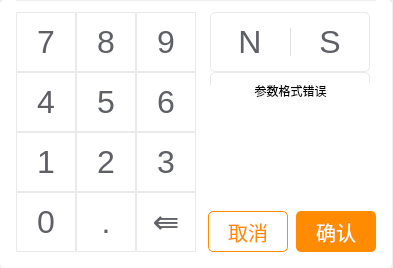
<?xml version="1.0" encoding="UTF-8"?>
<ui version="4.0">
 <class>QJWKeyboard</class>
 <widget class="QWidget" name="QJWKeyboard">
  <property name="geometry">
   <rect>
    <x>0</x>
    <y>0</y>
    <width>393</width>
    <height>268</height>
   </rect>
  </property>
  <property name="windowTitle">
   <string>QJWKeyboard</string>
  </property>
  <widget class="QFrame" name="frame">
   <property name="geometry">
    <rect>
     <x>0</x>
     <y>0</y>
     <width>392</width>
     <height>268</height>
    </rect>
   </property>
   <property name="styleSheet">
    <string notr="true">background: #FFFFFF;
border-radius: 5px;</string>
   </property>
   <property name="frameShape">
    <enum>QFrame::StyledPanel</enum>
   </property>
   <property name="frameShadow">
    <enum>QFrame::Raised</enum>
   </property>
   <widget class="QPushButton" name="pushButton_cancel">
    <property name="geometry">
     <rect>
      <x>208</x>
      <y>211</y>
      <width>80</width>
      <height>41</height>
     </rect>
    </property>
    <property name="styleSheet">
     <string notr="true">border: 1px solid #FF8C00;
border-radius: 4.54px;
color:#FF8C00;
font-familay :&quot;微软雅黑&quot;;
font-size: 20px</string>
    </property>
    <property name="text">
     <string>取消</string>
    </property>
   </widget>
   <widget class="QPushButton" name="pushButton_confirm">
    <property name="geometry">
     <rect>
      <x>296</x>
      <y>211</y>
      <width>80</width>
      <height>41</height>
     </rect>
    </property>
    <property name="styleSheet">
     <string notr="true">background: #FF8C00;
border-radius: 4.54px;
color: #FFFFFF;
font-familay :&quot;微软雅黑&quot;;
font-size: 20px</string>
    </property>
    <property name="text">
     <string>确认</string>
    </property>
   </widget>
   <widget class="QFrame" name="frame_2">
    <property name="geometry">
     <rect>
      <x>210</x>
      <y>12</y>
      <width>160</width>
      <height>60</height>
     </rect>
    </property>
    <property name="styleSheet">
     <string notr="true">QFrame{
border: 1px solid #EAEAEA;
}

QPushButton{
font-family: &quot;微软雅黑&quot;;
font-size: 32px;
color: #5E6066;
border: 0px;
border-radius: 0px;
background-color: rgba(255, 255, 255, 0);

}
QPushButton:checked{
font-family: &quot;微软雅黑&quot;;
font-size: 32px;
color: #FF8C00;
border: 0px;
border-radius: 0px;
background-color: rgba(255, 255, 255, 0);
}</string>
    </property>
    <property name="frameShape">
     <enum>QFrame::StyledPanel</enum>
    </property>
    <property name="frameShadow">
     <enum>QFrame::Raised</enum>
    </property>
    <widget class="QFrame" name="frame_6">
     <property name="geometry">
      <rect>
       <x>80</x>
       <y>16</y>
       <width>1</width>
       <height>28</height>
      </rect>
     </property>
     <property name="styleSheet">
      <string notr="true">background: rgb(0, 0, 0, 0); 
border:1px solid #dfdfdf; </string>
     </property>
     <property name="frameShape">
      <enum>QFrame::StyledPanel</enum>
     </property>
     <property name="frameShadow">
      <enum>QFrame::Raised</enum>
     </property>
    </widget>
    <widget class="QPushButton" name="pushButton_N">
     <property name="geometry">
      <rect>
       <x>0</x>
       <y>0</y>
       <width>80</width>
       <height>60</height>
      </rect>
     </property>
     <property name="styleSheet">
      <string notr="true"/>
     </property>
     <property name="text">
      <string>N</string>
     </property>
    </widget>
    <widget class="QPushButton" name="pushButton_S">
     <property name="geometry">
      <rect>
       <x>80</x>
       <y>0</y>
       <width>80</width>
       <height>60</height>
      </rect>
     </property>
     <property name="styleSheet">
      <string notr="true"/>
     </property>
     <property name="text">
      <string>S</string>
     </property>
    </widget>
   </widget>
   <widget class="QFrame" name="frame_3">
    <property name="geometry">
     <rect>
      <x>210</x>
      <y>72</y>
      <width>160</width>
      <height>60</height>
     </rect>
    </property>
    <property name="styleSheet">
     <string notr="true">QFrame{
border: 1px solid #EAEAEA;
}

QPushButton{
font-family: &quot;微软雅黑&quot;;
font-size: 32px;
color: #5E6066;
border: 0px;
border-radius: 0px;
background-color: rgba(255, 255, 255, 0);

}
QPushButton:checked{
font-family: &quot;微软雅黑&quot;;
font-size: 32px;
color: #FF8C00;
border: 0px;
border-radius: 0px;
background-color: rgba(255, 255, 255, 0);
}</string>
    </property>
    <property name="frameShape">
     <enum>QFrame::StyledPanel</enum>
    </property>
    <property name="frameShadow">
     <enum>QFrame::Raised</enum>
    </property>
    <widget class="QFrame" name="frame_7">
     <property name="geometry">
      <rect>
       <x>80</x>
       <y>16</y>
       <width>1</width>
       <height>28</height>
      </rect>
     </property>
     <property name="styleSheet">
      <string notr="true">background: rgb(0, 0, 0, 0); 
border:1px solid #dfdfdf; </string>
     </property>
     <property name="frameShape">
      <enum>QFrame::StyledPanel</enum>
     </property>
     <property name="frameShadow">
      <enum>QFrame::Raised</enum>
     </property>
    </widget>
    <widget class="QPushButton" name="pushButton_E">
     <property name="geometry">
      <rect>
       <x>0</x>
       <y>0</y>
       <width>80</width>
       <height>60</height>
      </rect>
     </property>
     <property name="styleSheet">
      <string notr="true"/>
     </property>
     <property name="text">
      <string>E</string>
     </property>
    </widget>
    <widget class="QPushButton" name="pushButton_W">
     <property name="geometry">
      <rect>
       <x>80</x>
       <y>0</y>
       <width>80</width>
       <height>60</height>
      </rect>
     </property>
     <property name="styleSheet">
      <string notr="true"/>
     </property>
     <property name="text">
      <string>W</string>
     </property>
    </widget>
   </widget>
   <widget class="QFrame" name="frame_4">
    <property name="geometry">
     <rect>
      <x>16</x>
      <y>0</y>
      <width>360</width>
      <height>1</height>
     </rect>
    </property>
    <property name="styleSheet">
     <string notr="true">background: #F0F0F0;</string>
    </property>
    <property name="frameShape">
     <enum>QFrame::StyledPanel</enum>
    </property>
    <property name="frameShadow">
     <enum>QFrame::Raised</enum>
    </property>
   </widget>
   <widget class="QFrame" name="frame_5">
    <property name="geometry">
     <rect>
      <x>16</x>
      <y>12</y>
      <width>180</width>
      <height>240</height>
     </rect>
    </property>
    <property name="styleSheet">
     <string notr="true">QPushButton{
background: #FFFFFF;
border: 1px solid #EAEAEA;
font-family: &quot;微软雅黑&quot;;
font-size: 32px;
color: #5E6066;
border-radius: 0px;
}
QPushButton:pressed{
background-color: #EAEAEA;
border: 1px solid #EAEAEA;
font-family: &quot;微软雅黑&quot;;
font-size: 32px;
color: #5E6066;
border-radius: 0px;
}</string>
    </property>
    <property name="frameShape">
     <enum>QFrame::StyledPanel</enum>
    </property>
    <property name="frameShadow">
     <enum>QFrame::Raised</enum>
    </property>
    <widget class="QPushButton" name="pushButton_num6">
     <property name="geometry">
      <rect>
       <x>120</x>
       <y>60</y>
       <width>60</width>
       <height>60</height>
      </rect>
     </property>
     <property name="styleSheet">
      <string notr="true"/>
     </property>
     <property name="text">
      <string>6</string>
     </property>
    </widget>
    <widget class="QPushButton" name="pushButton_num2">
     <property name="geometry">
      <rect>
       <x>60</x>
       <y>120</y>
       <width>60</width>
       <height>60</height>
      </rect>
     </property>
     <property name="styleSheet">
      <string notr="true"/>
     </property>
     <property name="text">
      <string>2</string>
     </property>
    </widget>
    <widget class="QPushButton" name="pushButton_pot">
     <property name="geometry">
      <rect>
       <x>60</x>
       <y>180</y>
       <width>60</width>
       <height>60</height>
      </rect>
     </property>
     <property name="styleSheet">
      <string notr="true"/>
     </property>
     <property name="text">
      <string>.</string>
     </property>
    </widget>
    <widget class="QPushButton" name="pushButton_num9">
     <property name="geometry">
      <rect>
       <x>120</x>
       <y>0</y>
       <width>60</width>
       <height>60</height>
      </rect>
     </property>
     <property name="styleSheet">
      <string notr="true"/>
     </property>
     <property name="text">
      <string>9</string>
     </property>
    </widget>
    <widget class="QPushButton" name="pushButton_num7">
     <property name="geometry">
      <rect>
       <x>0</x>
       <y>0</y>
       <width>60</width>
       <height>60</height>
      </rect>
     </property>
     <property name="styleSheet">
      <string notr="true"/>
     </property>
     <property name="text">
      <string>7</string>
     </property>
    </widget>
    <widget class="QPushButton" name="pushButton_backspace">
     <property name="geometry">
      <rect>
       <x>120</x>
       <y>180</y>
       <width>60</width>
       <height>60</height>
      </rect>
     </property>
     <property name="styleSheet">
      <string notr="true"/>
     </property>
     <property name="text">
      <string>⇚</string>
     </property>
    </widget>
    <widget class="QPushButton" name="pushButton_num5">
     <property name="geometry">
      <rect>
       <x>60</x>
       <y>60</y>
       <width>60</width>
       <height>60</height>
      </rect>
     </property>
     <property name="styleSheet">
      <string notr="true"/>
     </property>
     <property name="text">
      <string>5</string>
     </property>
    </widget>
    <widget class="QPushButton" name="pushButton_num8">
     <property name="geometry">
      <rect>
       <x>60</x>
       <y>0</y>
       <width>60</width>
       <height>60</height>
      </rect>
     </property>
     <property name="styleSheet">
      <string notr="true"/>
     </property>
     <property name="text">
      <string>8</string>
     </property>
    </widget>
    <widget class="QPushButton" name="pushButton_num0">
     <property name="geometry">
      <rect>
       <x>0</x>
       <y>180</y>
       <width>60</width>
       <height>60</height>
      </rect>
     </property>
     <property name="styleSheet">
      <string notr="true"/>
     </property>
     <property name="text">
      <string>0</string>
     </property>
    </widget>
    <widget class="QPushButton" name="pushButton_num3">
     <property name="geometry">
      <rect>
       <x>120</x>
       <y>120</y>
       <width>60</width>
       <height>60</height>
      </rect>
     </property>
     <property name="styleSheet">
      <string notr="true"/>
     </property>
     <property name="text">
      <string>3</string>
     </property>
    </widget>
    <widget class="QPushButton" name="pushButton_num4">
     <property name="geometry">
      <rect>
       <x>0</x>
       <y>60</y>
       <width>60</width>
       <height>60</height>
      </rect>
     </property>
     <property name="styleSheet">
      <string notr="true"/>
     </property>
     <property name="text">
      <string>4</string>
     </property>
    </widget>
    <widget class="QPushButton" name="pushButton_num1">
     <property name="geometry">
      <rect>
       <x>0</x>
       <y>120</y>
       <width>60</width>
       <height>60</height>
      </rect>
     </property>
     <property name="styleSheet">
      <string notr="true"/>
     </property>
     <property name="text">
      <string>1</string>
     </property>
    </widget>
   </widget>
   <widget class="QLabel" name="label">
    <property name="geometry">
     <rect>
      <x>210</x>
      <y>82</y>
      <width>161</width>
      <height>121</height>
     </rect>
    </property>
    <property name="styleSheet">
     <string notr="true">QLabel{
font-family: &quot;微软雅黑&quot;;
font-size: 22px;
color: #FF0000;
border: 0px;
border-radius: 0px;
background-color: rgba(255, 255, 255, 0);
};</string>
    </property>
    <property name="lineWidth">
     <number>2</number>
    </property>
    <property name="text">
     <string>参数格式错误</string>
    </property>
    <property name="alignment">
     <set>Qt::AlignHCenter|Qt::AlignTop</set>
    </property>
    <property name="wordWrap">
     <bool>true</bool>
    </property>
   </widget>
  </widget>
 </widget>
 <layoutdefault spacing="6" margin="11"/>
 <resources/>
 <connections/>
</ui>
